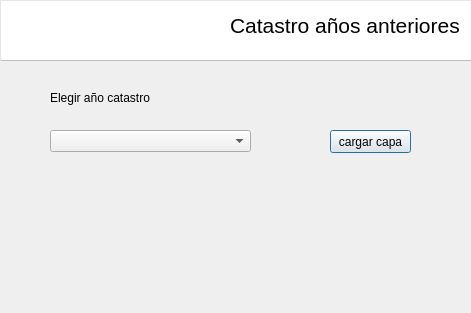
<?xml version="1.0" encoding="UTF-8"?>
<ui version="4.0">
 <class>SigCaceresDialogBase</class>
 <widget class="QDialog" name="SigCaceresDialogBase">
  <property name="geometry">
   <rect>
    <x>0</x>
    <y>0</y>
    <width>471</width>
    <height>313</height>
   </rect>
  </property>
  <property name="windowTitle">
   <string>Sig Caceres</string>
  </property>
  <widget class="QLabel" name="label">
   <property name="geometry">
    <rect>
     <x>230</x>
     <y>10</y>
     <width>271</width>
     <height>31</height>
    </rect>
   </property>
   <property name="font">
    <font>
     <pointsize>16</pointsize>
    </font>
   </property>
   <property name="text">
    <string>Catastro años anteriores</string>
   </property>
  </widget>
  <widget class="QLabel" name="label_3">
   <property name="geometry">
    <rect>
     <x>0</x>
     <y>0</y>
     <width>511</width>
     <height>61</height>
    </rect>
   </property>
   <property name="styleSheet">
    <string notr="true">background-color: rgb(255, 255, 255);
border:0.5px solid rgb(229, 229, 229);
border-bottom-color: rgb(188, 188, 188)


</string>
   </property>
   <property name="text">
    <string/>
   </property>
  </widget>
  <widget class="QLabel" name="label_icon">
   <property name="geometry">
    <rect>
     <x>0</x>
     <y>10</y>
     <width>111</width>
     <height>41</height>
    </rect>
   </property>
   <property name="text">
    <string/>
   </property>
   <property name="pixmap">
    <pixmap resource="../resources.qrc">:/plugins/sig_caceres/iconos/logo-sig.png</pixmap>
   </property>
   <property name="scaledContents">
    <bool>true</bool>
   </property>
  </widget>
  <widget class="QLabel" name="label_icon_ayti">
   <property name="geometry">
    <rect>
     <x>110</x>
     <y>10</y>
     <width>91</width>
     <height>41</height>
    </rect>
   </property>
   <property name="text">
    <string/>
   </property>
   <property name="pixmap">
    <pixmap resource="../resources.qrc">:/plugins/sig_caceres/iconos/logo-ayto.png</pixmap>
   </property>
   <property name="scaledContents">
    <bool>true</bool>
   </property>
  </widget>
  <widget class="QComboBox" name="comboBox_capas">
   <property name="geometry">
    <rect>
     <x>50</x>
     <y>130</y>
     <width>201</width>
     <height>22</height>
    </rect>
   </property>
  </widget>
  <widget class="QPushButton" name="boton_carga">
   <property name="geometry">
    <rect>
     <x>330</x>
     <y>130</y>
     <width>81</width>
     <height>23</height>
    </rect>
   </property>
   <property name="text">
    <string>cargar capa</string>
   </property>
  </widget>
  <widget class="QLabel" name="label_4">
   <property name="geometry">
    <rect>
     <x>50</x>
     <y>90</y>
     <width>121</width>
     <height>16</height>
    </rect>
   </property>
   <property name="text">
    <string>Elegir año catastro</string>
   </property>
  </widget>
  <zorder>label_3</zorder>
  <zorder>label</zorder>
  <zorder>label_icon</zorder>
  <zorder>label_icon_ayti</zorder>
  <zorder>comboBox_capas</zorder>
  <zorder>boton_carga</zorder>
  <zorder>label_4</zorder>
 </widget>

 <connections/>
</ui>
